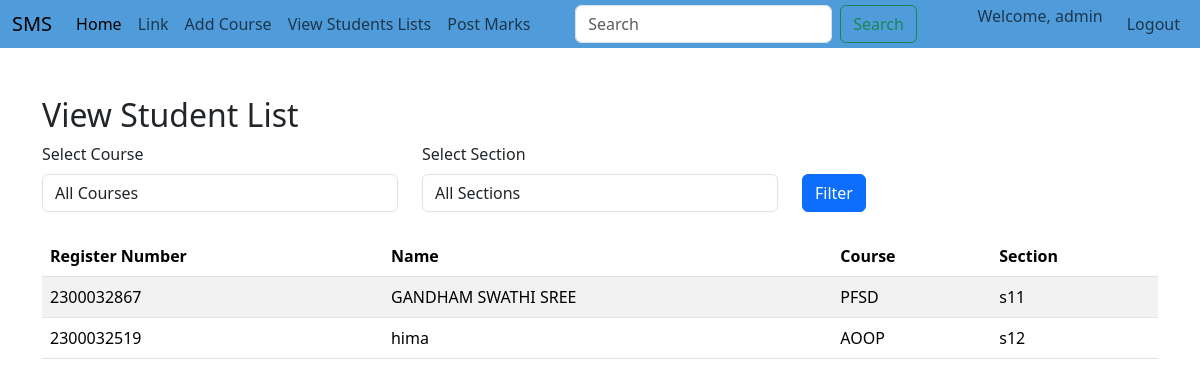
Page /facultyapp/view_student_list/ (signed in) on the committed database.
### adminapp/models.py (models this page shows, shortened)
class StudentList(models.Model):
    Register_Number= models.CharField(max_length=10, unique=True)
    Name=models.CharField(max_length=100)
    user = models.OneToOneField(User, on_delete=models.CASCADE,null=True)

### facultyapp/models.py (models this page shows, shortened)
class AddCourse(models.Model):
    COURSE_CHOICES = [
        ('AOOP', 'Advanced Object-Oriented Programming'),
        ('PFSD', 'Python Full Stack Development'),
    ]
    SECTION_CHOICES = [
        ('s11', 'Section s11'),
        ('s12', 'Section s12'),
        ('s13', 'Section s13'),
        ('s14', 'Section s14'),
        ('s15', 'Section s15'),
    ]
    student = models.ForeignKey(StudentList, on_delete=models.CASCADE)
    course = models.CharField(max_length=50, choices=COURSE_CHOICES)
    section = models.CharField(max_length=50, choices=SECTION_CHOICES)

### facultyapp/views.py (the view)
# urls.py: path('view_student_list/',views.view_student_list,name="view_student_list"),
def view_student_list(request):
    course = request.GET.get('course')
    section = request.GET.get('section')
    student_courses = AddCourse.objects.all()
    if course:
        student_courses = student_courses.filter(course=course)
    if section:
        student_courses = student_courses.filter(section=section)
    students = StudentList.objects.filter(id__in=student_courses.values_list('student_id', flat=True))
    course_choices = AddCourse.COURSE_CHOICES
    section_choices = AddCourse.SECTION_CHOICES
    context = {
        'students': students,
        'course_choices': course_choices,
        'section_choices': section_choices,
        'selected_course': course,
        'selected_section': section,
    }
    return render(request, 'facultyapp/view_studentlist.html', context)

### templates/facultyapp/view_studentlist.html (shortened to what this page needs)
<!DOCTYPE html>
{% extends 'Navbar/FacultyNavbar.html' %}
{% load static %}
{% block body %}
    <div class="container mt-5">
        <h2>View Student List</h2>
        <form method="get" class="mb-4">
            <div class="row">
                <div class="col-md-4">
                    <label for="course" class="form-label">Select Course</label>
                    <select name="course" id="course" class="form-control">
                        <option value="">All Courses</option>
                    </select>
                </div>
                <div class="col-md-4">
                    <label for="section" class="form-label">Select Section</label>
                    <select name="section" id="section" class="form-control">
                        <option value="">All Sections</option>
                    </select>
                </div>
                <div class="col-md-4 mt-4">
                    <button type="submit" class="btn btn-primary mt-2">Filter</button>
                </div>
            </div>
        </form>
        <table class="table table-striped">
            <thead>
                <tr>
                    <th>Register Number</th>
                    <th>Name</th>
                    <th>Course</th>
                    <th>Section</th>
                </tr>
            </thead>
            <tbody>
                {% if students %}
                    {% for student in students %}
                        <tr>
                            <td>{{ student.Register_Number }}</td>
                            <td>{{ student.Name }}</td>
                            <td>{{ student.addcourse_set.first.course }}</td>
                            <td>{{ student.addcourse_set.first.section }}</td>
                        </tr>
                    {% endfor %}
                {% else %}
                    <tr>
                        <td colspan="4" class="text-center">No students found.</td>
                    </tr>
                {% endif %}
            </tbody>
        </table>
    </div>
{% endblock %}

### templates/NavBar/FacultyNavbar.html (shortened to what this page needs)
<!DOCTYPE html>
<html lang="en">
<head>
    <link href="https://cdn.jsdelivr.net/npm/bootstrap@5.3.3/dist/css/bootstrap.min.css" rel="stylesheet"
>
</head>
<body>
<nav class="navbar navbar-expand-lg flex-shrink-0 py-sm-1" style="background-color:#509cda">
  <div class="container-fluid">
    <a class="navbar-brand" href="{% url 'projecthomepage' %}">SMS</a>
    <div class="collapse navbar-collapse" id="navbarSupportedContent">
      <ul class="navbar-nav me-auto mb-2 mb-lg-0">
        <li class="nav-item">
          <a class="nav-link active" aria-current="page" href="#">Home</a>
        </li>
        <li class="nav-item">
          <a class="nav-link" href="#">Link</a>
        </li>
        <li class="nav-item">
          <a class="nav-link" href="{% url 'facultyapp:add_course' %}">Add Course</a>
        </li>
        <li class="nav-item">
          <a class="nav-link" href="{% url 'facultyapp:view_student_list' %}">View Students Lists</a>
        </li>
        <li class="nav-item">
          <a class="nav-link" href="#">Post Marks</a>
        </li>
      </ul>
      <form class="d-flex me-4" role="search">
        <input class="form-control me-2" type="search" placeholder="Search" aria-label="Search">
        <button class="btn btn-outline-success" type="submit">Search</button>
      </form>
      <ul class="navbar-nav ms-auto">
        {% if user.is_authenticated %}
          <li class="nav-item">
            <span class="navbar-text me-3">Welcome, {{ user.username }}</span>
          </li>
          <li class="nav-item">
            <a class="nav-link" href="{% url 'logout' %}">Logout</a>
          </li>
        {% else %}
          <li class="nav-item">
            <a class="nav-link" href="#">Login</a>
          </li>
        {% endif %}
      </ul>
    </div>
  </div>
</nav>
{% block body %}
{% endblock %}
</body>
</html>

### rows in the picture
StudentList: Register_Number "2300032867", Name "GANDHAM SWATHI SREE", addcourse_set.first.course "PFSD", addcourse_set.first.section "s11"
StudentList: Register_Number "2300032519", Name "hima", addcourse_set.first.course "AOOP", addcourse_set.first.section "s12"

### other values in the picture
{{ user.username }} "admin"
